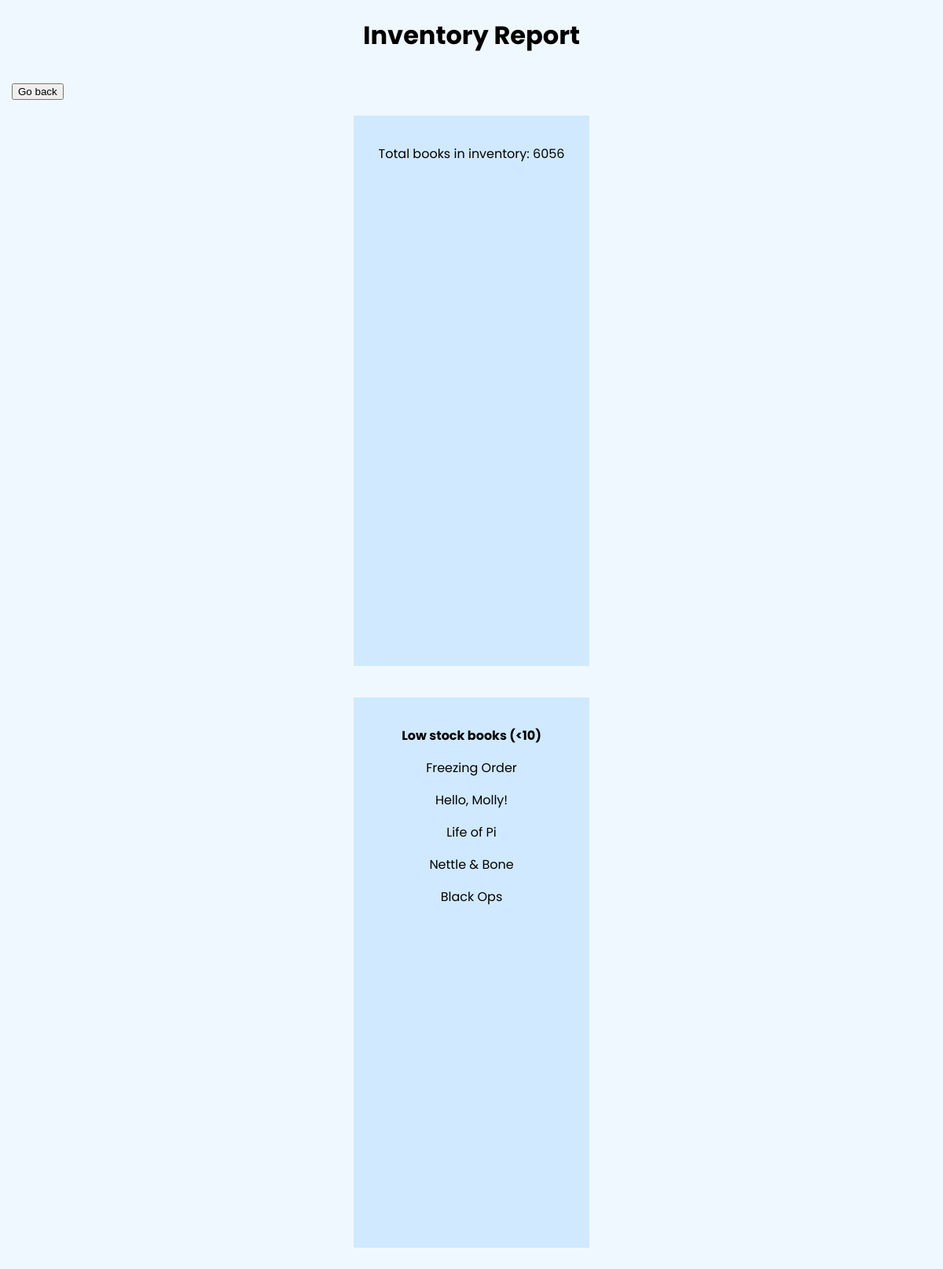
Screenshot of /invReport.php (signed in) with the database file from the repository.
### tables this page shows
CREATE TABLE `products` (
  `productID` int(11) NOT NULL,
  `categoryID` int(11) DEFAULT NULL,
  `productCode` varchar(10) DEFAULT NULL,
  `productName` varchar(255) DEFAULT NULL,
  `author` varchar(100) NOT NULL,
  `ISBN` text NOT NULL,
  `listPrice` decimal(10,2) DEFAULT NULL,
  `stock` int(11) NOT NULL,
  `genre` varchar(100) NOT NULL,
  `isBestSeller` int(11) NOT NULL,
  `description` text NOT NULL,
  `imagePath` varchar(100) NOT NULL,
  `inCart` tinyint(1) NOT NULL
);

### invReport.php (the view, shortened to what this page needs)
<?php
	include("connection.php");
	$queryProducts = 'SELECT * FROM products WHERE categoryID = 2 ORDER BY stock';
	$products = mysqli_query($con, $queryProducts);
?>
<!doctype HTML>
<html lang="english">
<head>
	<link rel="stylesheet" href="css/account.css">
	<center>
		<h1>Inventory Report</h1>
	</center>
</head>
<body>
	<button onclick="location.href='vendor.php'" style="margin: 15px;">Go back</button>
	<center>
		<div id="box">
			<?php foreach ($products as $product) : ?>
				<?php
				$sum += intval($product['stock']);
				?>
			<?php endforeach ?>
			<p>Total books in inventory: <?php echo $sum?></p>
		</div>
		<div id="box">
			<p><b>Low stock books (<10)</b></p>
			<?php foreach ($products as $product) : ?>
				<p><?php
				if (intval($product['stock']) < 10) {
					echo $product['productName'];
				}
				?></p>
			<?php endforeach ?>
		</div>
	</center>
</body>
</html>

### css/account.css (style rules this page uses)
body { margin: 0px; padding: 0px; font-family: poppins; background-color: aliceblue; }
* { box-sizing: border-box; }
#box { background-color: rgb(208, 233, 255); margin: auto; margin-top: 5px; width: 300px; height: 700px; padding: 20px; margin-bottom: 40px; }

### rows the page displays
products: productName "Freezing Order"
products: productName "Hello, Molly!"
products: productName "Life of Pi"
products: productName "Nettle & Bone"
products: productName "Black Ops"

### other values shown
$sum "6056"
